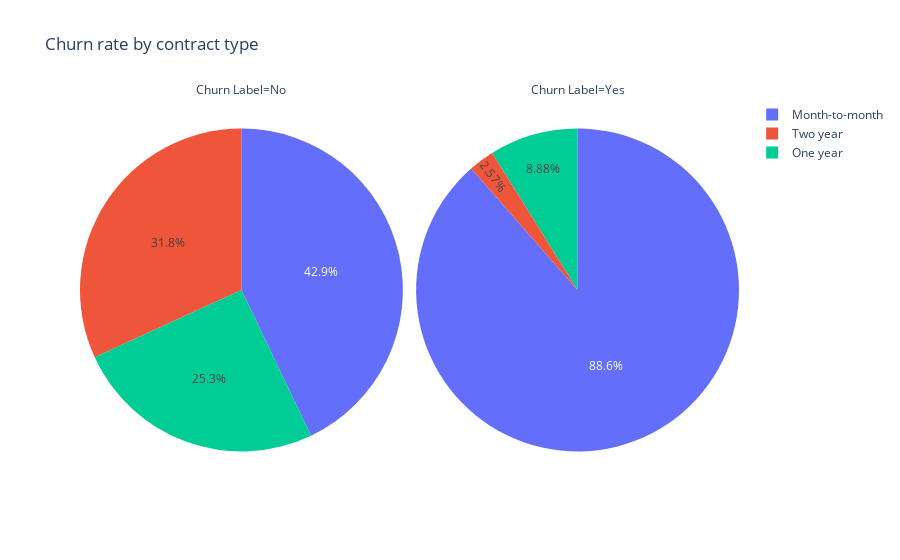

Here is the notebook cell this chart was saved with:
### Code cell
fig = px.pie(
    df.groupby(['Contract', 'Churn Label'])["CustomerID"].count().reset_index(),
    values='CustomerID',
    names='Contract',
    facet_col = 'Churn Label',
    title = 'Churn rate by contract type'
)

fig.show()

### Figure 1 — Plotly figure (JSON) as saved in the notebook; plotly's stock layout.template omitted (floating-point values rounded to 4 significant figures)
{"data": [{"domain": {"x": [0, 0.49], "y": [0, 1]}, "hovertemplate": "Churn Label=No<br>Contract=%{label}<br>CustomerID=%{value}<extra></extra>", "labels": ["Month-to-month", "One year", "Two year"], "legendgroup": "", "name": "", "showlegend": true, "type": "pie", "values": [2220, 1307, 1647]}, {"domain": {"x": [0.51, 1], "y": [0, 1]}, "hovertemplate": "Churn Label=Yes<br>Contract=%{label}<br>CustomerID=%{value}<extra></extra>", "labels": ["Month-to-month", "One year", "Two year"], "legendgroup": "", "name": "", "showlegend": true, "type": "pie", "values": [1655, 166, 48]}], "layout": {"annotations": [{"font": {}, "showarrow": false, "text": "Churn Label=No", "x": 0.245, "xanchor": "center", "xref": "paper", "y": 1, "yanchor": "bottom", "yref": "paper"}, {"font": {}, "showarrow": false, "text": "Churn Label=Yes", "x": 0.755, "xanchor": "center", "xref": "paper", "y": 1, "yanchor": "bottom", "yref": "paper"}], "legend": {"tracegroupgap": 0}, "title": {"text": "Churn rate by contract type"}}}
